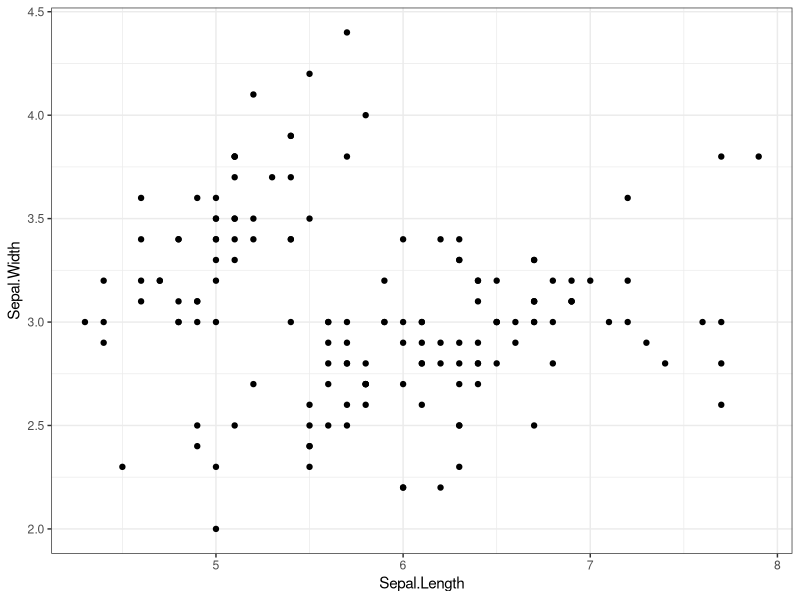
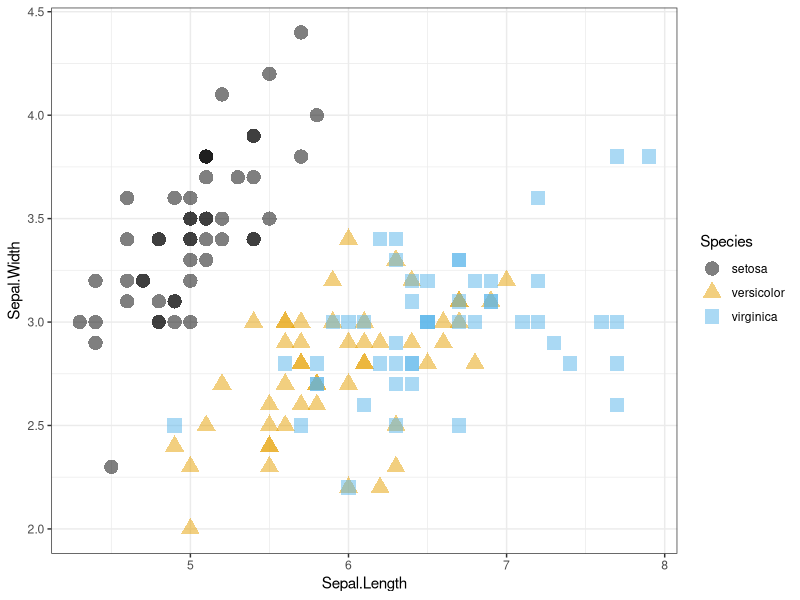
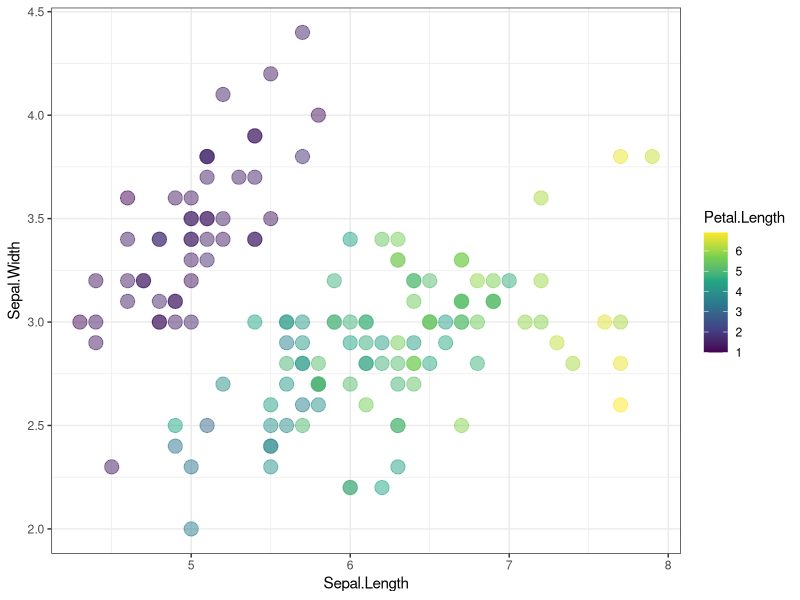
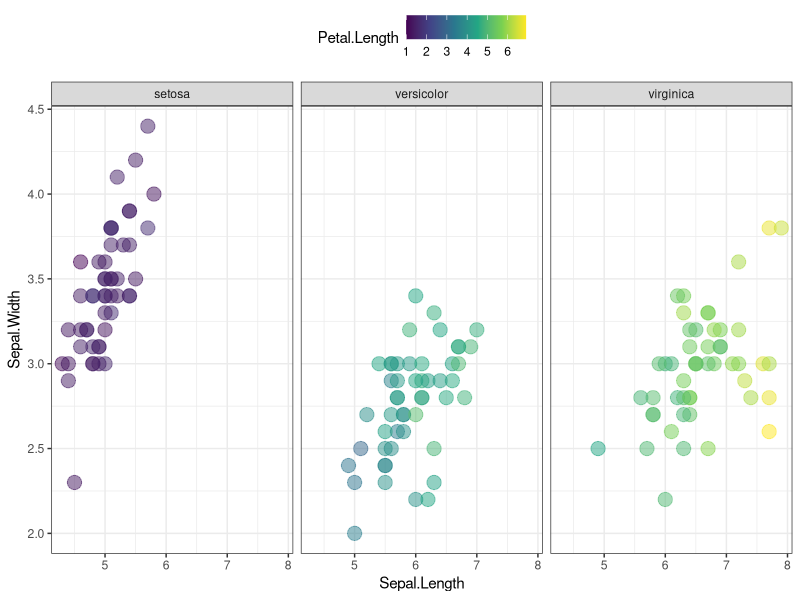
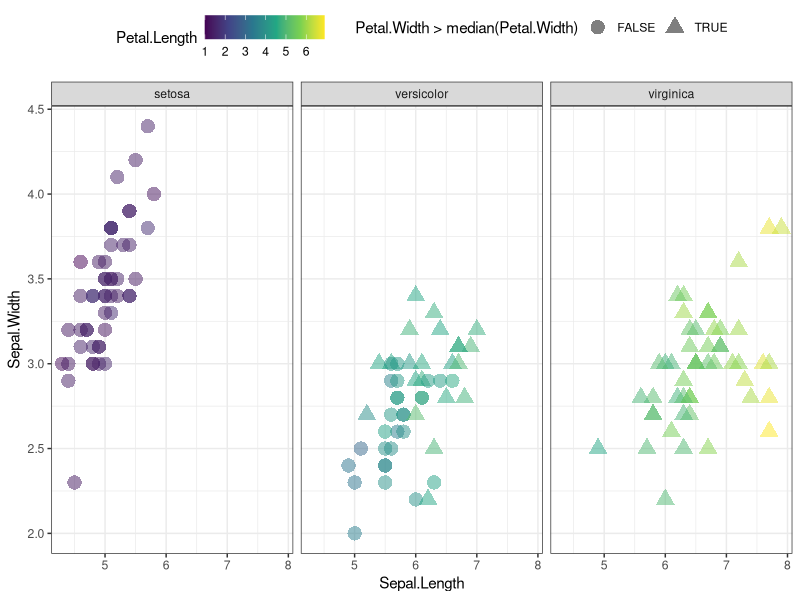
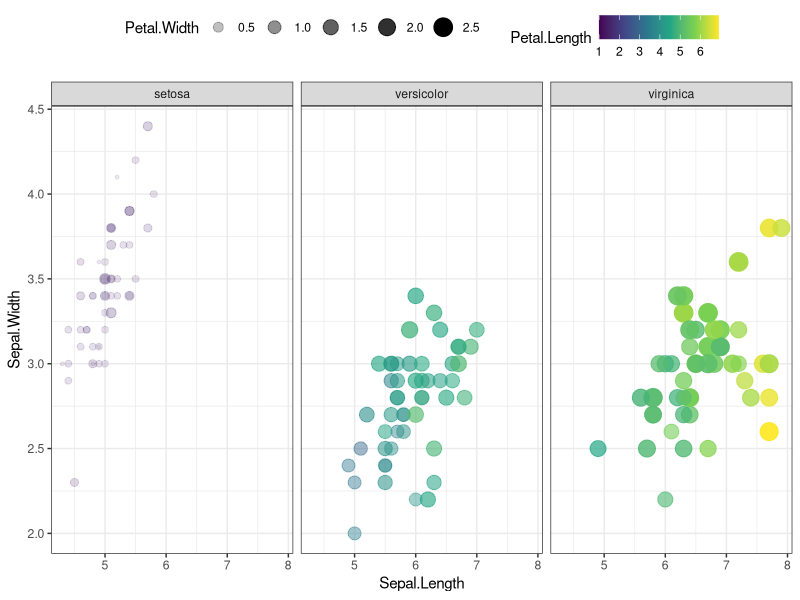
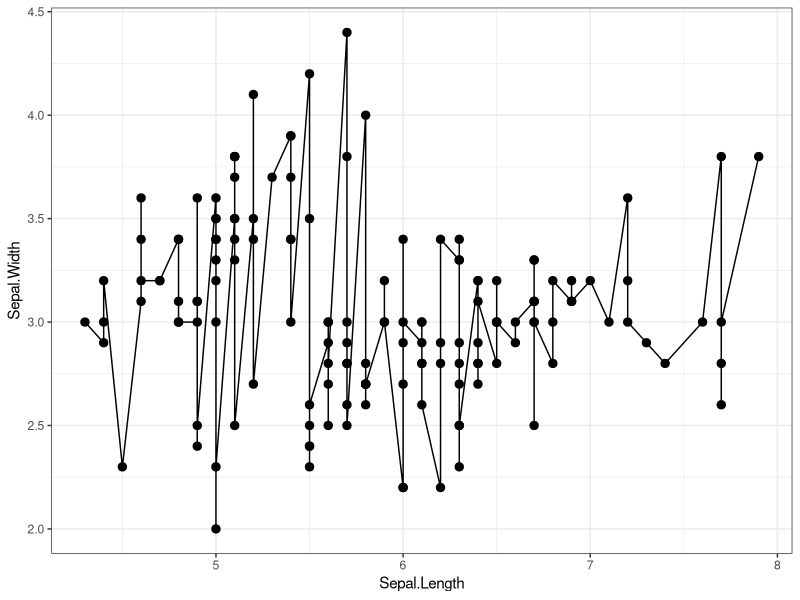
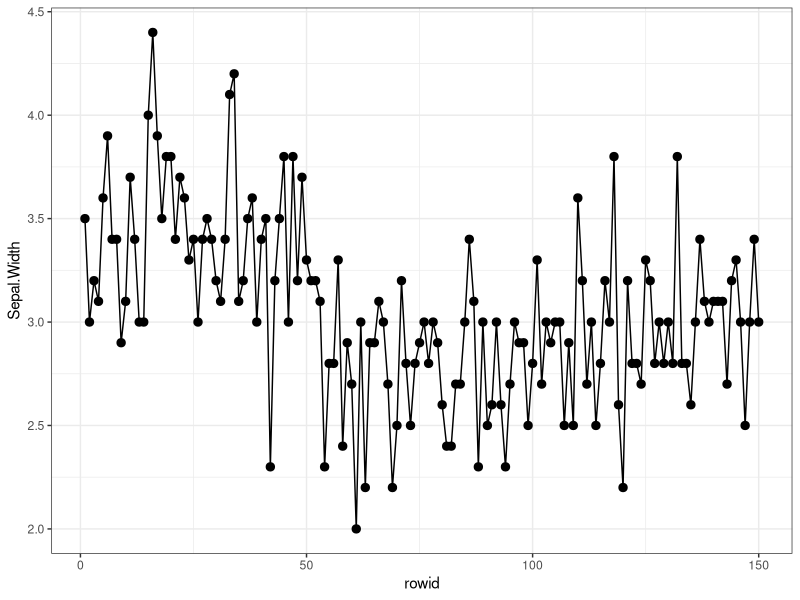

These figures' R source, in order:
## ---- chunk 1
knitr::opts_chunk$set(echo = TRUE)
## ---- chunk 2
library(tidyverse)
## ---- chunk 3
iris %>% 
  ggplot(mapping = aes(x = Sepal.Length, y = Sepal.Width)) +
  geom_point() +
  theme_bw()
## ---- chunk 4
iris %>% 
  ggplot(mapping = aes(x = Sepal.Length, y = Sepal.Width)) +
  geom_point(mapping = aes(color = Species,
                           shape = Species),
             size = 4.5, alpha = 0.5) +
  ggthemes::scale_color_colorblind() +
  theme_bw()
## ---- chunk 5
iris %>% 
  ggplot(mapping = aes(x = Sepal.Length, y = Sepal.Width)) +
  geom_point(mapping = aes(color = Petal.Length),
             size = 4.5, alpha = 0.5) +
  scale_color_viridis_c() +
  theme_bw()
## ---- chunk 6
iris %>% 
  ggplot(mapping = aes(x = Sepal.Length, y = Sepal.Width)) +
  geom_point(mapping = aes(color = Petal.Length),
             size = 4.5, alpha = 0.5) +
  facet_wrap( ~ Species ) +
  scale_color_viridis_c() +
  theme_bw() +
  theme(legend.position = "top")
## ---- chunk 7
iris %>% 
  ggplot(mapping = aes(x = Sepal.Length, y = Sepal.Width)) +
  geom_point(mapping = aes(color = Petal.Length,
                           shape = Petal.Width > median(Petal.Width)),
             size = 4.5, alpha = 0.5) +
  facet_wrap( ~ Species ) +
  scale_color_viridis_c() +
  theme_bw() +
  theme(legend.position = "top")
## ---- chunk 8
iris %>% 
  ggplot(mapping = aes(x = Sepal.Length, y = Sepal.Width)) +
  geom_point(mapping = aes(color = Petal.Length,
                           size = Petal.Width,
                           alpha = Petal.Width)) +
  facet_wrap( ~ Species ) +
  scale_color_viridis_c() +
  theme_bw() +
  theme(legend.position = "top")
## ---- chunk 9
iris %>% 
  ggplot(mapping = aes(x = Sepal.Length, y = Sepal.Width)) +
  geom_line() +
  geom_point(size = 2.5) +
  theme_bw()
## ---- chunk 10
iris %>% 
  tibble::rowid_to_column() %>% 
  ggplot(mapping = aes(x = rowid, y = Sepal.Width)) +
  geom_line() +
  geom_point(size = 2.5) +
  theme_bw()
## ---- chunk 11
iris %>% 
  ggplot(mapping = aes(x = Sepal.Length, y = Sepal.Width)) +
  geom_point(mapping = aes(color = Species,
                           shape = Species),
             size = 4.5, alpha = 0.5) +
  ggthemes::scale_color_colorblind() +
  theme_bw()
## ---- chunk 12
iris %>% 
  ggplot(mapping = aes(x = Sepal.Length, y = Sepal.Width)) +
  geom_point(mapping = aes(color = Species,
                           shape = Species),
             size = 4.5, alpha = 0.5) +
  geom_smooth(method = lm) +
  ggthemes::scale_color_colorblind() +
  theme_bw()
## ---- chunk 13
iris %>% 
  ggplot(mapping = aes(x = Sepal.Length, y = Sepal.Width)) +
  geom_point(mapping = aes(color = Species,
                           shape = Species),
             size = 4.5, alpha = 0.5) +
  geom_smooth(method = lm,
              formula = y ~ x) +
  ggthemes::scale_color_colorblind() +
  theme_bw()
## ---- chunk 14
iris %>% 
  select(starts_with("Sepal.")) %>% 
  cor()
## ---- chunk 15
iris %>% 
  select(starts_with("Sepal."), Species) %>% 
  group_by(Species) %>% 
  group_modify( ~ as.data.frame(cor(.x)))
## ---- chunk 16
iris %>% 
  ggplot(mapping = aes(x = Sepal.Length, y = Sepal.Width)) +
  geom_point(mapping = aes(color = Species,
                           shape = Species),
             size = 4.5, alpha = 0.5) +
  geom_smooth(method = lm,
              formula = y ~ x,
              mapping = aes(color = Species)) +
  ggthemes::scale_color_colorblind() +
  theme_bw()
## ---- chunk 17
iris %>% 
  ggplot(mapping = aes(x = Sepal.Length, y = Sepal.Width,
                       color = Species)) +
  geom_point(mapping = aes(shape = Species),
             size = 4.5, alpha = 0.5) +
  geom_smooth(method = lm,
              formula = y ~ x) +
  ggthemes::scale_color_colorblind() +
  theme_bw()
## ---- chunk 18
iris %>% 
  ggplot(mapping = aes(x = Sepal.Length, y = Sepal.Width)) +
  geom_point(mapping = aes(color = Species,
                           shape = Species),
             size = 4.5, alpha = 0.5) +
  # smooth based on all data
  geom_smooth(method = lm, formula = y ~ x,
              color = 'red', fill = 'red') +
  # smooth per group 
  geom_smooth(method = lm, formula = y ~ x,
              mapping = aes(color = Species)) +
  ggthemes::scale_color_colorblind() +
  theme_bw()
## ---- chunk 19
iris %>% 
  ggplot(mapping = aes(x = Sepal.Length, y = Sepal.Width)) +
  # smooth based on all data
  geom_smooth(method = lm, formula = y ~ x,
              color = 'red', fill = 'red') +
  # smooth per group 
  geom_smooth(method = lm, formula = y ~ x,
              mapping = aes(color = Species)) +
  ggthemes::scale_color_colorblind() +
  theme_bw()
## ---- chunk 20
iris %>% 
  ggplot(mapping = aes(x = Sepal.Length, y = Sepal.Width)) +
  # smooth based on all data
  geom_smooth(method = lm, formula = y ~ x,
              color = 'red', fill = 'red',
              se = FALSE) +
  # smooth per group 
  geom_smooth(method = lm, formula = y ~ x,
              mapping = aes(color = Species),
              se = FALSE) +
  ggthemes::scale_color_colorblind() +
  theme_bw()
## ---- chunk 21
iris %>% 
  ggplot(mapping = aes(x = Sepal.Length, y = Sepal.Width)) +
  # smooth based on all data
  geom_smooth(method = lm, formula = y ~ x,
              color = 'red', fill = 'red',
              se = FALSE,
              size = 2.5) +
  # smooth per group 
  geom_smooth(method = lm, formula = y ~ x,
              mapping = aes(color = Species),
              se = FALSE,
              size = 1.25) +
  ggthemes::scale_color_colorblind() +
  theme_bw()
## ---- chunk 22
iris %>% 
  ggplot(mapping = aes(x = Sepal.Length, y = Sepal.Width)) +
  # smooth based on all data
  geom_smooth(method = lm, formula = y ~ x,
              color = 'red', fill = 'red',
              se = FALSE,
              size = 2.5) +
  # smooth per group 
  geom_smooth(method = lm, formula = y ~ x,
              mapping = aes(color = Species,
                            linetype = Species),
              se = FALSE,
              size = 1.25) +
  ggthemes::scale_color_colorblind() +
  theme_bw()
## ---- chunk 23
iris %>% 
  ggplot(mapping = aes(x = Sepal.Length, y = Sepal.Width)) +
  geom_point(mapping = aes(color = Species,
                           shape = Species),
             size = 4.5, alpha = 0.5) +
  # smooth based on all data
  geom_smooth(method = lm, formula = y ~ x,
              color = 'purple',
              mapping = aes(group = 1),
              se = FALSE,
              size = 2.5, linetype = 'dashed') +
  # smooth per group 
  geom_smooth(method = lm, formula = y ~ x,
              mapping = aes(group = Species),
              color = 'forestgreen', size = 2,
              se = FALSE) +
  ggthemes::scale_color_colorblind() +
  theme_bw()
## ---- chunk 24
iris %>% count(Species)
## ---- chunk 25
iris %>% 
  group_by(Species) %>% 
  summarise(num_rows = n())
## ---- chunk 26
iris %>% 
  filter(Species == 'setosa') %>% 
  nrow()
## ---- chunk 27
iris %>% 
  filter(Species == 'versicolor') %>% 
  nrow()
## ---- chunk 28
iris %>% 
  group_by(Species) %>% 
  tidyr::nest() %>% 
  mutate(num_rows = purrr::map_dbl(data, nrow))
## ---- chunk 29
iris %>% 
  ggplot(mapping = aes(x = Species)) +
  geom_bar() +
  theme_bw()
## ---- chunk 30
iris %>% 
  count(Species) %>% 
  ggplot(mapping = aes(x = Species, y = n)) +
  geom_bar(stat = 'identity') +
  theme_bw()
## ---- chunk 31
iris %>% 
  count(Species) %>% 
  ggplot(mapping = aes(x = Species, y = n)) +
  geom_col() +
  theme_bw()
## ---- chunk 32
iris %>% 
  ggplot(mapping = aes(x = Species)) +
  stat_count(geom = 'bar') +
  theme_bw()
## ---- chunk 33
iris %>% 
  ggplot(mapping = aes(x = Species)) +
  geom_bar() +
  geom_text(stat = 'count',
            mapping = aes(label = stat(count))) +
  theme_bw()
## ---- chunk 34
iris %>% 
  ggplot(mapping = aes(x = Species)) +
  geom_bar() +
  geom_text(stat = 'count',
            mapping = aes(label = stat(count)),
            nudge_y = 2.5, color = 'red', size = 7.5) +
  theme_bw()
## ---- chunk 35
iris %>% 
  ggplot(mapping = aes(x = Species)) +
  geom_bar() +
  geom_text(stat = 'count',
            mapping = aes(label = stat(count)),
            nudge_y = -2.5, color = 'white', size = 7.5) +
  theme_bw()
## ---- chunk 36
iris %>% 
  ggplot(mapping = aes(x = Species)) +
  geom_bar(mapping = aes(fill = Species)) +
  geom_text(stat = 'count',
            mapping = aes(label = stat(count)),
            nudge_y = 2.5, color = 'red', size = 7.5) +
  ggthemes::scale_fill_colorblind() +
  theme_bw()
## ---- chunk 37
iris %>% 
  ggplot(mapping = aes(x = Species)) +
  geom_bar(mapping = aes(fill = Species)) +
  geom_text(stat = 'count',
            mapping = aes(label = stat(count)),
            nudge_y = 2.5, color = 'red', size = 7.5) +
  ggthemes::scale_fill_colorblind(guide=FALSE) +
  theme_bw()
## ---- chunk 38
iris %>% 
  ggplot(mapping = aes(x = Species)) +
  geom_bar(mapping = aes(color = Species), size = 5.5) +
  geom_text(stat = 'count',
            mapping = aes(label = stat(count)),
            nudge_y = 2.5, color = 'red', size = 7.5) +
  ggthemes::scale_color_colorblind(guide=FALSE) +
  theme_bw()
## ---- chunk 39
mean(iris$Sepal.Length)
## ---- chunk 40
iris %>% summarise(mean(Sepal.Length))
## ---- chunk 41
iris %>% 
  filter(Sepal.Length > mean(Sepal.Length)) %>% 
  nrow()
## ---- chunk 42
iris %>% 
  ggplot(mapping = aes(x = Sepal.Length > mean(Sepal.Length))) +
  geom_bar() +
  theme_bw()
## ---- chunk 43
iris %>% 
  mutate(length_bin = Sepal.Length > mean(Sepal.Length)) %>% 
  count(Species, length_bin)
## ---- chunk 44
iris %>% 
  ggplot(mapping = aes(x = Sepal.Length > mean(Sepal.Length))) +
  geom_bar(mapping = aes(fill = Species)) +
  ggthemes::scale_fill_colorblind() +
  theme_bw()
## ---- chunk 45
iris %>% 
  ggplot(mapping = aes(x = Sepal.Length > mean(Sepal.Length))) +
  geom_bar(mapping = aes(fill = Species),
           position = "dodge") +
  ggthemes::scale_fill_colorblind() +
  theme_bw()
## ---- chunk 46
iris %>% 
  ggplot(mapping = aes(x = Sepal.Length > mean(Sepal.Length))) +
  geom_bar(mapping = aes(fill = Species),
           position = "dodge") +
  geom_text(stat = 'count',
            mapping = aes(label = stat(count))) +
  ggthemes::scale_fill_colorblind() +
  theme_bw()
## ---- chunk 47
iris %>% 
  ggplot(mapping = aes(x = Sepal.Length > mean(Sepal.Length))) +
  geom_bar(mapping = aes(fill = Species),
           position = "dodge") +
  geom_text(stat = 'count',
            mapping = aes(group = Species,
                          label = stat(count))) +
  ggthemes::scale_fill_colorblind() +
  theme_bw()
## ---- chunk 48
iris %>% 
  ggplot(mapping = aes(x = Sepal.Length > mean(Sepal.Length))) +
  geom_bar(mapping = aes(fill = Species),
           position = "dodge") +
  geom_text(stat = 'count',
            mapping = aes(group = Species,
                          label = stat(count)),
            position = position_dodge(0.75),
            color = 'red', size = 7) +
  ggthemes::scale_fill_colorblind() +
  theme_bw()
## ---- chunk 49
iris %>% 
  ggplot(mapping = aes(x = Species)) +
  geom_bar(mapping = aes(fill = Sepal.Length > mean(Sepal.Length)),
           position = "dodge") +
  ggthemes::scale_fill_calc() +
  theme_bw() +
  theme(legend.position = "top")
## ---- chunk 50
iris %>% 
  count(Species, Sepal.Length > mean(Sepal.Length)) %>% 
  ggplot(mapping = aes(x = `Sepal.Length > mean(Sepal.Length)`,
                       y = Species)) +
  geom_tile(color = 'black', fill = 'grey') +
  theme_bw()
## ---- chunk 51
iris %>% 
  count(Species, Sepal.Length > mean(Sepal.Length)) %>% 
  ggplot(mapping = aes(x = `Sepal.Length > mean(Sepal.Length)`,
                       y = Species)) +
  geom_tile(color = 'black', 
            mapping = aes(fill = n)) +
  scale_fill_viridis_c() +
  theme_bw()
## ---- chunk 52
iris %>% 
  count(Species, Sepal.Length > mean(Sepal.Length)) %>% 
  ggplot(mapping = aes(x = `Sepal.Length > mean(Sepal.Length)`,
                       y = Species)) +
  geom_tile(color = 'black', 
            mapping = aes(fill = n)) +
  geom_text(mapping = aes(label = n), size = 8) +
  scale_fill_viridis_c() +
  theme_bw()
## ---- chunk 53
iris %>% 
  count(Species, Sepal.Length > mean(Sepal.Length)) %>% 
  ggplot(mapping = aes(x = `Sepal.Length > mean(Sepal.Length)`,
                       y = Species)) +
  geom_tile(color = 'black', 
            mapping = aes(fill = n)) +
  geom_text(mapping = aes(label = n,
                          color = n > median(n)), 
            size = 8) +
  scale_fill_viridis_c(guide = FALSE) +
  scale_color_manual(guide = FALSE,
                     values = c("TRUE" = 'black',
                                "FALSE" = "white")) +
  theme_bw()
## ---- chunk 54
iris %>% 
  ggplot(mapping = aes(x = Sepal.Length > mean(Sepal.Length),
                       y = Species)) +
  geom_count() +
  theme_bw()
